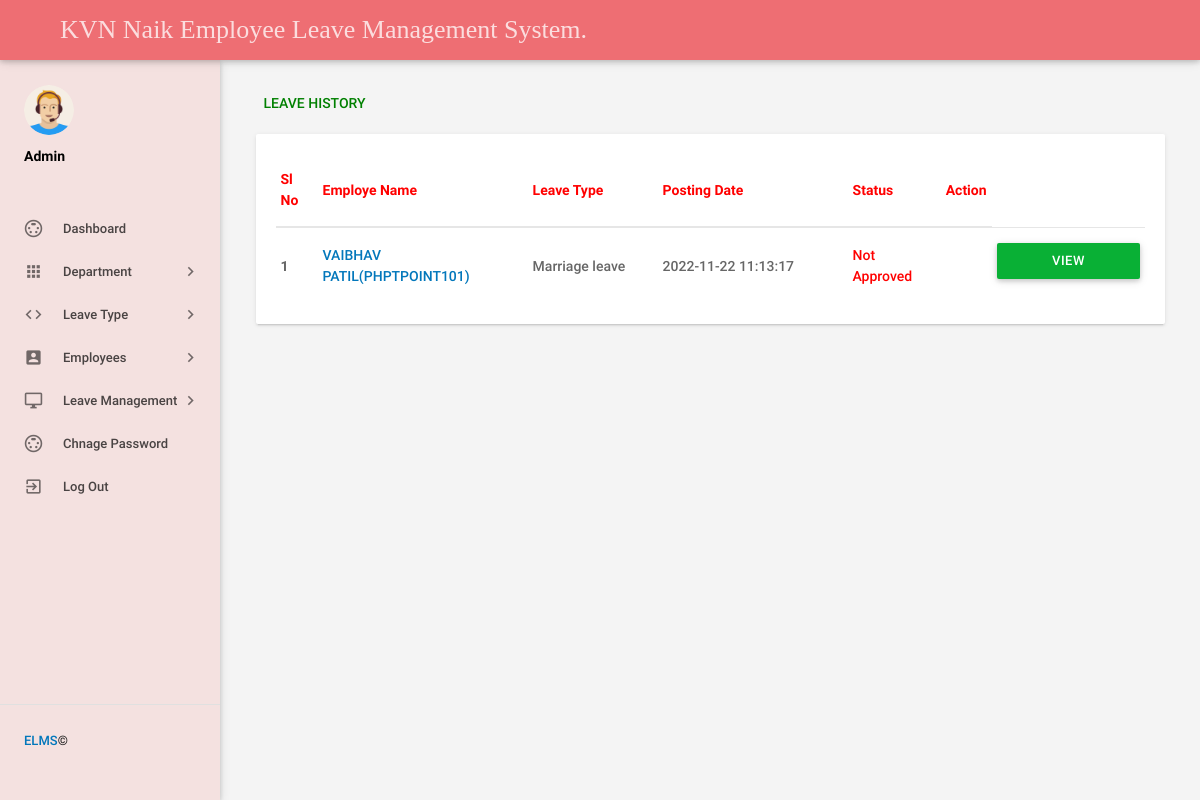
The page /admin/leaves.php (signed in) on the database its author committed.
### tables this page shows
CREATE TABLE `tblleaves` (
  `id` int(11) NOT NULL,
  `LeaveType` varchar(110) NOT NULL,
  `ToDate` varchar(120) NOT NULL,
  `FromDate` varchar(120) NOT NULL,
  `Description` mediumtext NOT NULL,
  `PostingDate` timestamp NOT NULL DEFAULT current_timestamp(),
  `AdminRemark` mediumtext DEFAULT NULL,
  `AdminRemarkDate` varchar(120) DEFAULT NULL,
  `Status` int(1) NOT NULL,
  `IsRead` int(1) NOT NULL,
  `empid` int(11) DEFAULT NULL
);

CREATE TABLE `tblemployees` (
  `id` int(11) NOT NULL,
  `EmpId` varchar(100) NOT NULL,
  `FirstName` varchar(150) NOT NULL,
  `LastName` varchar(150) NOT NULL,
  `EmailId` varchar(200) NOT NULL,
  `Password` varchar(180) NOT NULL,
  `Gender` varchar(100) NOT NULL,
  `Dob` varchar(100) NOT NULL,
  `Department` varchar(255) NOT NULL,
  `Address` varchar(255) NOT NULL,
  `City` varchar(200) NOT NULL,
  `Country` varchar(150) NOT NULL,
  `Phonenumber` char(11) NOT NULL,
  `Status` int(1) NOT NULL,
  `RegDate` timestamp NOT NULL DEFAULT current_timestamp()
);

### admin/leaves.php (the view, shortened to what this page needs)
<?php
include('includes/config.php');
if(strlen($_SESSION['alogin'])==0)
    {
header('location:index.php');
}
else{
 ?>
<!DOCTYPE html>
<html lang="en">
    <head>
        <link type="text/css" rel="stylesheet" href="../assets/plugins/materialize/css/materialize.min.css"/>
        <link type="text/css" rel="stylesheet" href="../assets/plugins/materialize/css/materialize.css"/>
        <link href="../assets/plugins/material-preloader/css/materialPreloader.min.css" rel="stylesheet">
        <link href="../assets/plugins/datatables/css/jquery.dataTables.min.css" rel="stylesheet">
                <link href="../assets/plugins/google-code-prettify/prettify.css" rel="stylesheet" type="text/css"/>
        <link href="../assets/css/alpha.min.css" rel="stylesheet" type="text/css"/>
        <link href="../assets/css/custom.css" rel="stylesheet" type="text/css"/>
        <link href="../assets/css/style.css" rel="stylesheet" type="text/css"/>
    </head>
    <body>
       <?php include('includes/header.php');?>
       <?php include('includes/sidebar.php');?>
            <main class="mn-inner">
                <div class="row">
                    <div class="col s12">
                        <div class="page-title" style="color: green;">Leave History</div>
                    </div>
                    <div class="col s12 m12 l12">
                        <div class="card">
                            <div class="card-content">
                                <table id="example" class="display responsive-table ">
                                    <thead>
                                        <tr>
                                            <th style="color: red;">Sl No</th>
                                            <th style="color: red;" width="200">Employe Name</th>
                                            <th style="color: red;" width="120">Leave Type</th>
                                             <th style="color: red;" width="180">Posting Date</th>
                                            <th style="color: red;">Status</th>
                                            <th style="color: red;" align="center">Action</th>
                                        </tr>
                                    </thead>
                                    <tbody>
<?php $sql = "SELECT tblleaves.id as lid,tblemployees.FirstName,tblemployees.LastName,tblemployees.EmpId,tblemployees.id,tblleaves.LeaveType,tblleaves.PostingDate,tblleaves.Status from tblleaves join tblemployees on tblleaves.empid=tblemployees.id order by lid desc";
$query = $dbh -> prepare($sql);
$query->execute();
$results=$query->fetchAll(PDO::FETCH_OBJ);
$cnt=1;
if($query->rowCount() > 0)
{
foreach($results as $result)
{
      ?>
                                        <tr>
                                            <td> <b><?php echo htmlentities($cnt);?></b></td>
                                              <td><a href="editemployee.php?empid=<?php echo htmlentities($result->id);?>" target="_blank"><?php echo htmlentities($result->FirstName." ".$result->LastName);?>(<?php echo htmlentities($result->EmpId);?>)</a></td>
                                            <td><?php echo htmlentities($result->LeaveType);?></td>
                                            <td><?php echo htmlentities($result->PostingDate);?></td>
<td><?php $stats=$result->Status;
if($stats==1){
                                             ?>
                                                 <span style="color: green">Approved</span>
                                                 <?php } if($stats==2)  { ?>
                                                <span style="color: red">Not Approved</span>
                                                 <?php } if($stats==0)  { ?>
 <span style="color: blue">waiting for approval</span>
 <?php } ?>
                                             </td>
          <td>
           <td><a href="leave-details.php?leaveid=<?php echo htmlentities($result->lid);?>" class="waves-effect waves-light btn blue m-b-xs"  > View Details</a></td>
                                    </tr>
                                         <?php $cnt++;} }?>
                                    </tbody>
                                </table>
                            </div>
                        </div>
                    </div>
                </div>
            </main>
        </div>
        <div class="left-sidebar-hover"></div>
    </body>
</html>
<?php } ?>

### assets/css/style.css (style rules this page uses)
.btn { background:#09b035!important; }

### rows shown on the page
tblleaves: tblemployees.FirstName+LastName "VAIBHAV PATIL", tblemployees.EmpId "PHPTPOINT101", LeaveType "Marriage leave", PostingDate "2022-11-22 11:13:17", Status "Not Approved"
